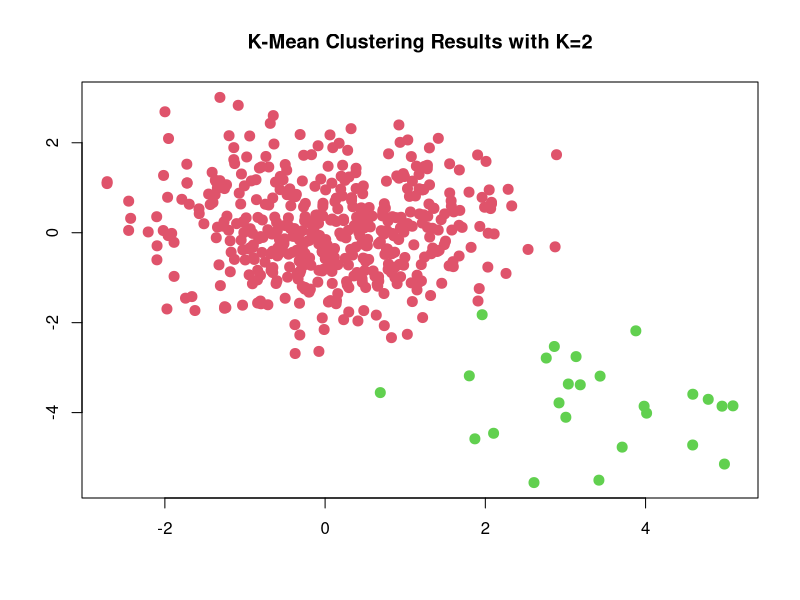
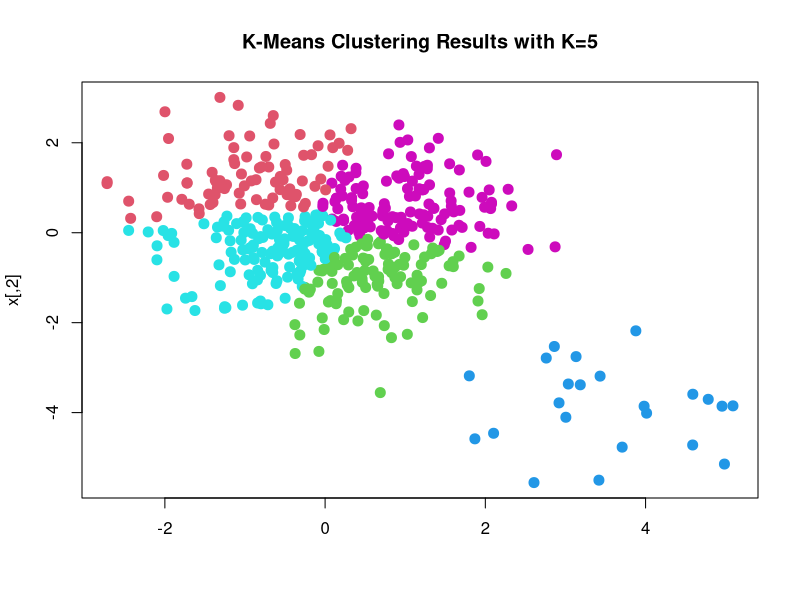

Generate these figures, in order, with R:
## ---- chunk 1
cat("\014")
setwd("/Users/lalo/CodingComplication/DataScienceProjects/Statistical_Learning_In_R/Clustering")
## ---- chunk 2
set.seed(2)
n = 500
x = matrix(rnorm(n*2),ncol = 2)
x[1:25, 1] = x[1:25,1]+3
x[1:25, 2] = x[1:25,2]-4
km.out = kmeans(x, 2, nstart=20)
km.out$cluster
plot(x, col=(km.out$cluster+1), main="K-Mean Clustering Results with K=2", xlab = "",ylab = "", pch=20, cex=2)
## ---- chunk 3
set.seed(4)
km.out=kmeans(x,5,nstart = 50)
km.out
plot(x, col=(km.out$cluster+1), main="K-Means Clustering Results with K=5", xlab="", pch=20, cex=2)
## ---- chunk 4
set.seed(3)
km.out=kmeans(x,3,nstart = 1)
km.out$tot.withinss
km.out = kmeans(x, 3, nstart = 20)
km.out$tot.withinss
